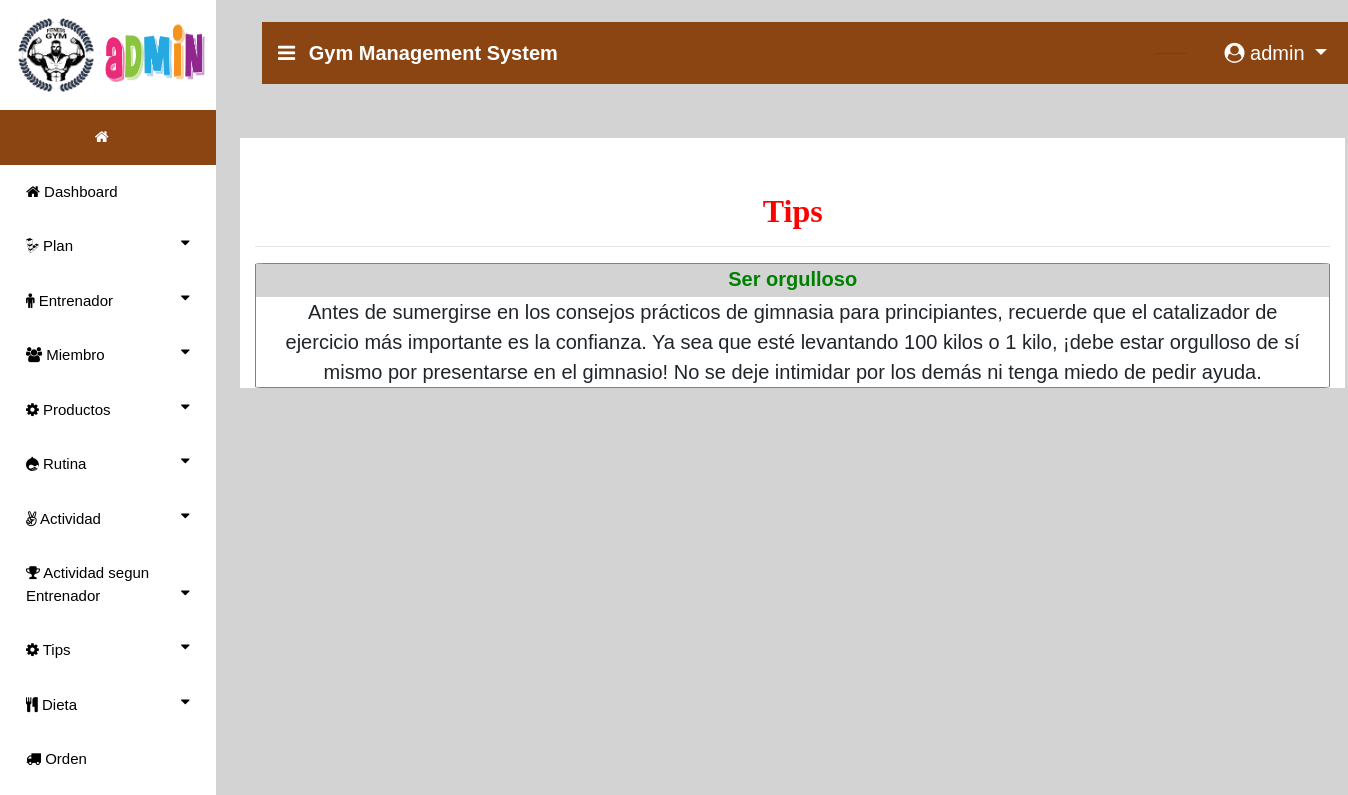
The app's page /tips (signed in) with its own data.
### gym/models.py (models this page shows, shortened)
class Tips(models.Model):
    title = models.CharField(max_length=100,null=True)
    desc = models.CharField(max_length=100,null=True)

### gym/views.py (the view)
# urls.py: path('tips', tips,name="tips"),
def tips(request):
    count = cart_count(request)
    sign = 0
    user = User.objects.get(username=request.user.username)
    error = ""
    try:
        sign = Member.objects.get(user=user)
        if sign:
            error = "pat"
    except:
        pass
    tips = Tips.objects.all()
    d = {'tips':tips,'error':error,'count':count}
    return render(request,'tips.html',d)

### gym/views.py (called while the page is built)
def cart_count(request):
    user = User.objects.get(id=request.user.id)
    mem = Member.objects.get(user=user)
    cart = Cart.objects.filter(member=mem)
    count=0
    for i in cart:
        count+=1
    return count

### gym/templates/tips.html
{% extends 'navigation3.html' %}
{% block body1 %}
{% load static %}
<div class="container" style="width:100%;background:white">
      <center><h2 style="padding-top:5%;margin-top:5%;font-weight:bold;font-family : 'Monotype Corsiva' ;color:red">Tips</h2></center>
<hr>
    <div class="container-fluid">
        {% for i in tips %}
        <div class="row" style="margin-bottom:4%;border:1px solid grey;border-radius:1%">
            <div class="col-md-12" style="background:lightgrey;font-weight:bold;color:green">{{i.title}}</div><hr>
            <div class="col-md-12">{{i.desc}}</div>
        </div>
        {% endfor %}
    </div>
</div>
{% endblock %}

### gym/templates/navigation3.html (shortened to what this page needs)
{% extends 'navigation2.html' %}
{% block body %}
<nav class="navbar navbar-expand-lg navbar-light" style="margin-left:2%;margin-top:2%;width:99%;background-color:SaddleBrown">
  <a class="navbar-brand" href="#" style="color:white;font-weight:bold"><i class="fa fa-bars" style="margin-right:8px"></i> Gym Management System</a>
  {% if request.user.is_staff %}
     <div class="collapse navbar-collapse nav justify-content-end" id="navbarNavDropdown">
      <li class="nav-item dropdown" style="margin-right:3%;color:white;margin-left:600px">
        <a class="nav-link dropdown" style="margin-left:5%;color:white" href="#" id="navbarDropdown" role="button" data-toggle="dropdown" aria-haspopup="true">
        </a>
        <hr>
      </li>
  </div>
     {% endif %}
  <div class="collapse navbar-collapse nav justify-content-end" id="navbarNavDropdown">
      <li class="nav-item dropdown" style="margin-right:3%;color:white">
        <a class="nav-link dropdown-toggle" style="color:white;margin-left:5%" href="#" id="navbarDropdown" role="button" data-toggle="dropdown" aria-haspopup="true" aria-expanded="false">
          <i class="fa fa-user-circle"></i> {{request.user.username}}
        </a>
      </li>
  </div>
 </nav>
{% block body1 %}
{% endblock %}
{% endblock %}

### gym/templates/navigation2.html (style rules this page uses)
body { font-family: "Lato", sans-serif; }
body { margin:0;font-family:Arial }
.dropdown { float:right; }

### records on screen
Tips: title "Ser orgulloso", desc "Antes de sumergirse en los consejos prácticos de gimnasia para principiantes, recuerde que el catalizador de ejercicio más importante es la confianza. Ya sea que esté levantando 100 kilos o 1 kilo, ¡debe estar orgulloso de sí mismo por presentarse en el gimnasio! No se deje intimidar por los demás ni tenga miedo de pedir ayuda."

### other values on screen
{{ request.user.username }} "admin"
